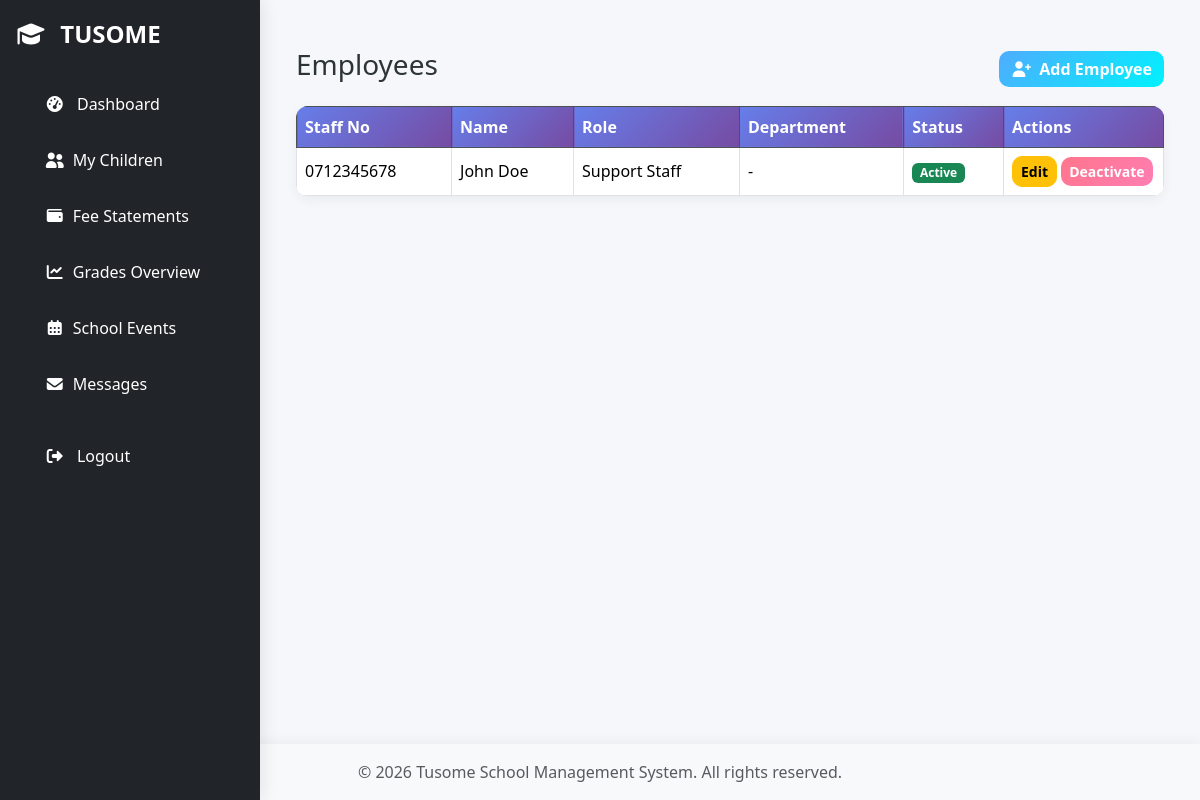
The app's page /employees/ (signed in) with its own data.
### models.py (models this page shows, shortened)
class Employee(db.Model):
    __tablename__ = "employees"
    id = db.Column(db.Integer, primary_key=True)
    first_name = db.Column(db.String(50), nullable=False)
    last_name = db.Column(db.String(50), nullable=False)
    national_id = db.Column(db.String(20), unique=True, nullable=True)
    staff_number = db.Column(db.String(30), unique=True, nullable=True)
    role = db.Column(
        db.String(50), nullable=False
    )  # teacher, admin, driver, cook, guard
    department = db.Column(db.String(50), nullable=True)
    employment_type = db.Column(
        db.String(20),
        default="permanent",  # permanent, contract, casual
    )
    date_hired = db.Column(db.Date, nullable=True)
    active = db.Column(db.Boolean, default=True)
    bank_name = db.Column(db.String(100), nullable=True)
    bank_account = db.Column(db.String(50), nullable=True)
    user_id = db.Column(db.Integer, db.ForeignKey("users.id"), nullable=True)
    user = db.relationship("User", backref="employee", uselist=False)
    salaries = db.relationship("StaffSalary", backref="employee", lazy=True)

### routes/employee.py (the view)
@employees_bp.route("/")
def list_employees():
    employees = Employee.query.order_by(Employee.first_name).all()
    return render_template("employees/list_employees.html", employees=employees)

### app.py (called while the page is built)
@login_manager.user_loader
def load_user(user_id):
    return User.query.get(int(user_id))

def create_app():
    app = Flask(__name__)
    app.config.from_object(Config)
    app.config["SQLALCHEMY_DATABASE_URI"] = "sqlite:///site.db"
    app.config["SQLALCHEMY_TRACK_MODIFICATIONS"] = False
    app.config["SECRET_KEY"] = "your-secret-key"
    db.init_app(app)
    login_manager.init_app(app)
    migrate.init_app(app, db)
    mail.init_app(app)
    login_manager.login_view = "auth_bp.login"
    @app.context_processor
    def inject_now():
        return {"now": datetime.now()}
    @app.route("/")
    def index():
        return redirect(url_for("auth_bp.login"))
    register_blueprints(app)
    register_cli(app)
    return app

### models.py (called while the page is built)
    def is_admin(self):
        return bool(self.role and self.role.lower() == "admin")

    def is_teacher(self):
        return bool(self.role and self.role.lower() == "teacher")

    def is_parent(self):
        return bool(self.role and self.role.lower() == "parent")

    def is_student(self):
        return bool(self.role and self.role.lower() == "student")

    def is_finance(self):
        return bool(self.role and self.role.lower() == "finance")

    @property
    def children(self):
        return self.students_as_parent

### Templates/employees/list_employees.html (shortened to what this page needs)
{% extends "base.html" %}
{% block content %}
<div class="container mt-4">
    <div class="d-flex justify-content-between align-items-center mb-3">
        <h3>Employees</h3>
        <a href="{{ url_for('employees.create_employee') }}" class="btn btn-primary">
            <i class="fas fa-user-plus me-1"></i> Add Employee
        </a>
    </div>
    <table class="table table-bordered table-hover align-middle">
        <thead class="table-dark">
            <tr>
                <th>Staff No</th>
                <th>Name</th>
                <th>Role</th>
                <th>Department</th>
                <th>Status</th>
                <th width="160">Actions</th>
            </tr>
        </thead>
        <tbody>
            {% for e in employees %}
            <tr>
                <td>{{ e.staff_number }}</td>
                <td>{{ e.first_name }} {{ e.last_name }}</td>
                <td>{{ e.role }}</td>
                <td>{{ e.department or "-" }}</td>
                <td>
                    {% if e.active %}
                        <span class="badge bg-success">Active</span>
                    {% else %}
                        <span class="badge bg-secondary">Inactive</span>
                    {% endif %}
                </td>
                <td>
                    <a href="{{ url_for('employees.edit_employee', employee_id=e.id) }}"
                       class="btn btn-sm btn-warning">
                        Edit
                    </a>
                    <form method="post"
                          action="{{ url_for('employees.toggle_employee', employee_id=e.id) }}"
                          class="d-inline">
                        <button class="btn btn-sm btn-danger"
                                onclick="return confirm('Are you sure?')">
                            {% if e.active %}Deactivate{% else %}Activate{% endif %}
                        </button>
                    </form>
                </td>
            </tr>
            {% else %}
            <tr>
                <td colspan="6" class="text-center text-muted">
                    No employees found
                </td>
            </tr>
            {% endfor %}
        </tbody>
    </table>
</div>
{% endblock %}

### static/tom-select.css (style rules this page uses)
:root { --ts-pr-clear-button: 0px; --ts-pr-caret: 0px; --ts-pr-min: .75rem; }

### Templates/base.html (style rules this page uses)
:root { --primary-gradient: linear-gradient(135deg, #4facfe, #00f2fe); --secondary-gradient: linear-gradient(135deg, #667eea, #764ba2); --danger-gradient: linear-gradient(135deg, #ff758c, #ff7eb3); --success-gradient: linear-gradient(135deg, #43e97b, #38f9d7); --dark-bg: #2c3e50; }
body { background: #f5f7fa; font-family: "Segoe UI", Tahoma, Geneva, Verdana, sans-serif; color: #2d3436; animation: fadeIn 0.6s ease-in-out; padding: 0px; display: flex; flex-direction: column; min-height: 100vh; }
.table { border-radius: 12px; overflow: hidden; box-shadow: 0 4px 12px rgba(0, 0, 0, 0.05); }
.table th { background: var(--secondary-gradient); color: #fff; font-weight: 600; }
.table tbody tr { transition: all 0.2s ease; }
.btn { border-radius: 10px; font-weight: 600; transition: all 0.3s ease; position: relative; overflow: hidden; }
.btn-primary { background: var(--primary-gradient); border: none; }
.btn-danger { background: var(--danger-gradient); border: none; }
.btn::after { content: ""; position: absolute; background: rgba(255, 255, 255, 0.4); border-radius: 50%; transform: scale(0); transition: transform 0.6s ease-out; pointer-events: none; }
html, body { height: 100%; margin: 0; padding: 0; }

### records on screen
Employee: staff_number "0712345678", first_name "John", last_name "Doe", role "Support Staff", department "-", active "Active"
